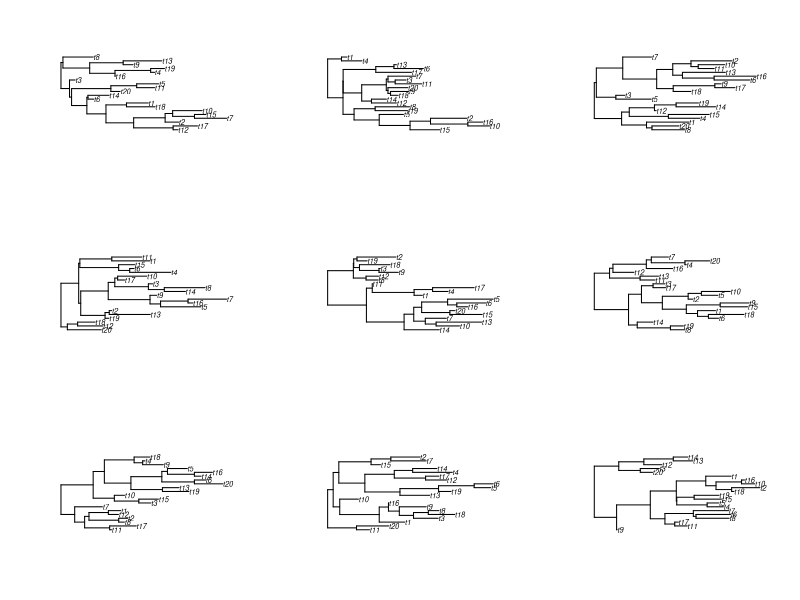
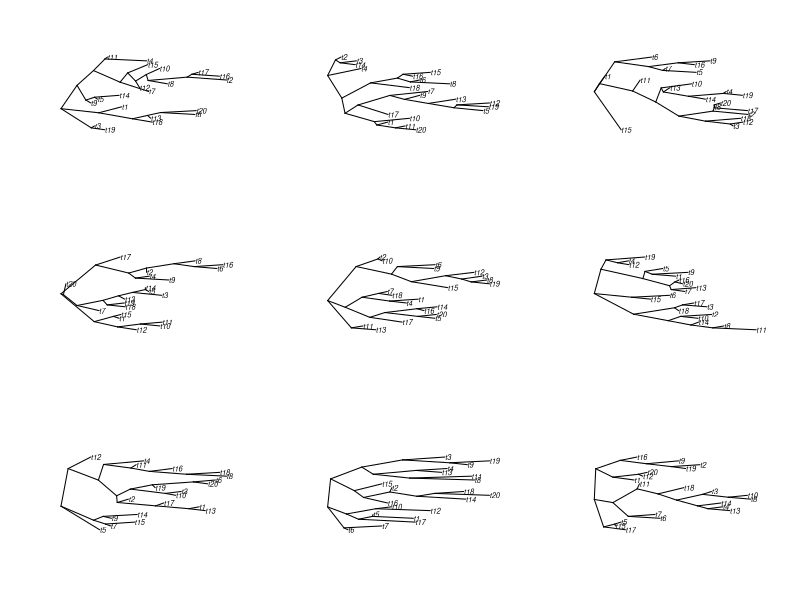
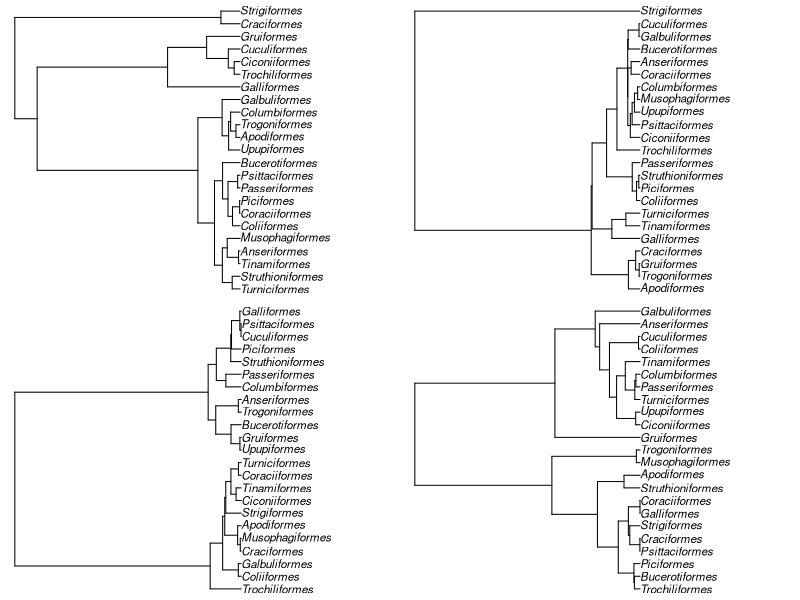

Here is the R script that generated these plots, in order:
library(ape)


### Name: rtree
### Title: Generates Random Trees
### Aliases: rtree rcoal rmtree
### Keywords: datagen

### ** Examples

layout(matrix(1:9, 3, 3))
### Nine random trees:
for (i in 1:9) plot(rtree(20))
### Nine random cladograms:
for (i in 1:9) plot(rtree(20, FALSE), type = "c")
### generate 4 random trees of bird orders:
data(bird.orders)
layout(matrix(1:4, 2, 2))
for (i in 1:4)
  plot(rcoal(23, tip.label = bird.orders$tip.label), no.margin = TRUE)
layout(1)
par(mar = c(5, 4, 4, 2))
